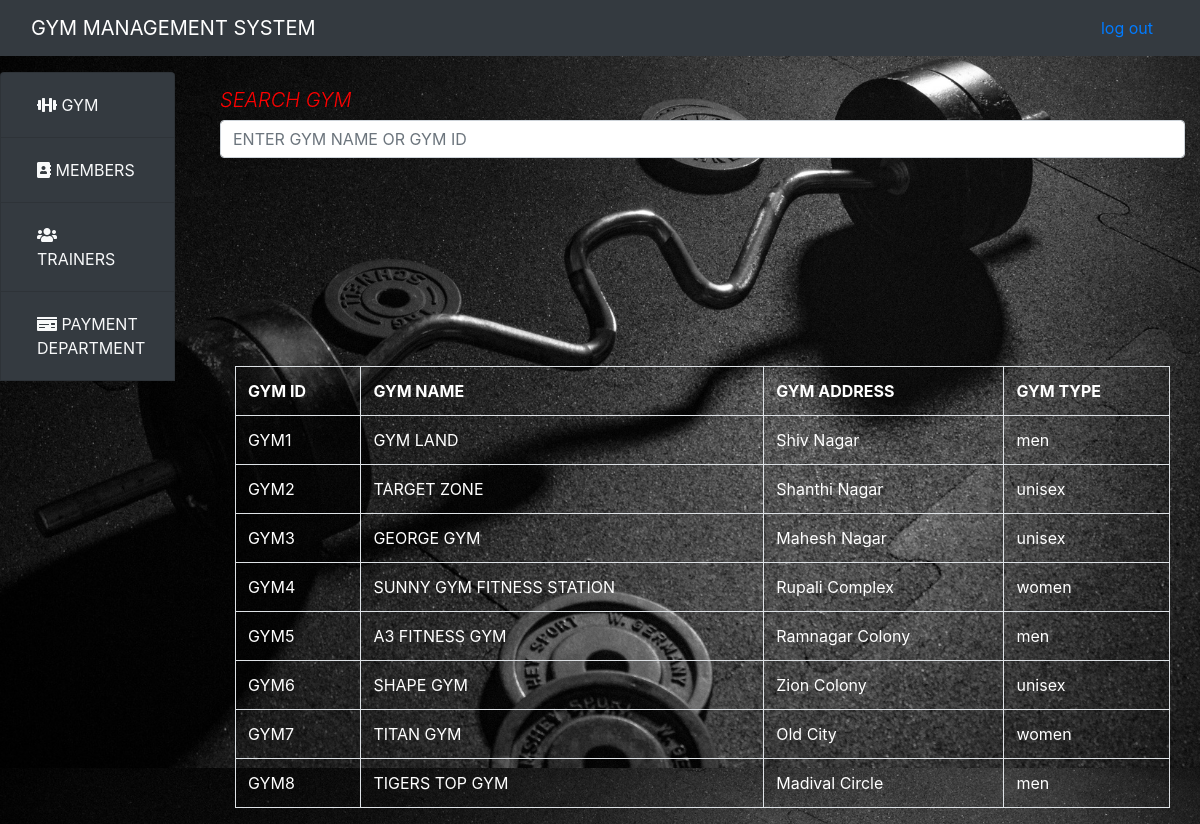
The app's page /home.php?info=manage_gym (signed in), older data.
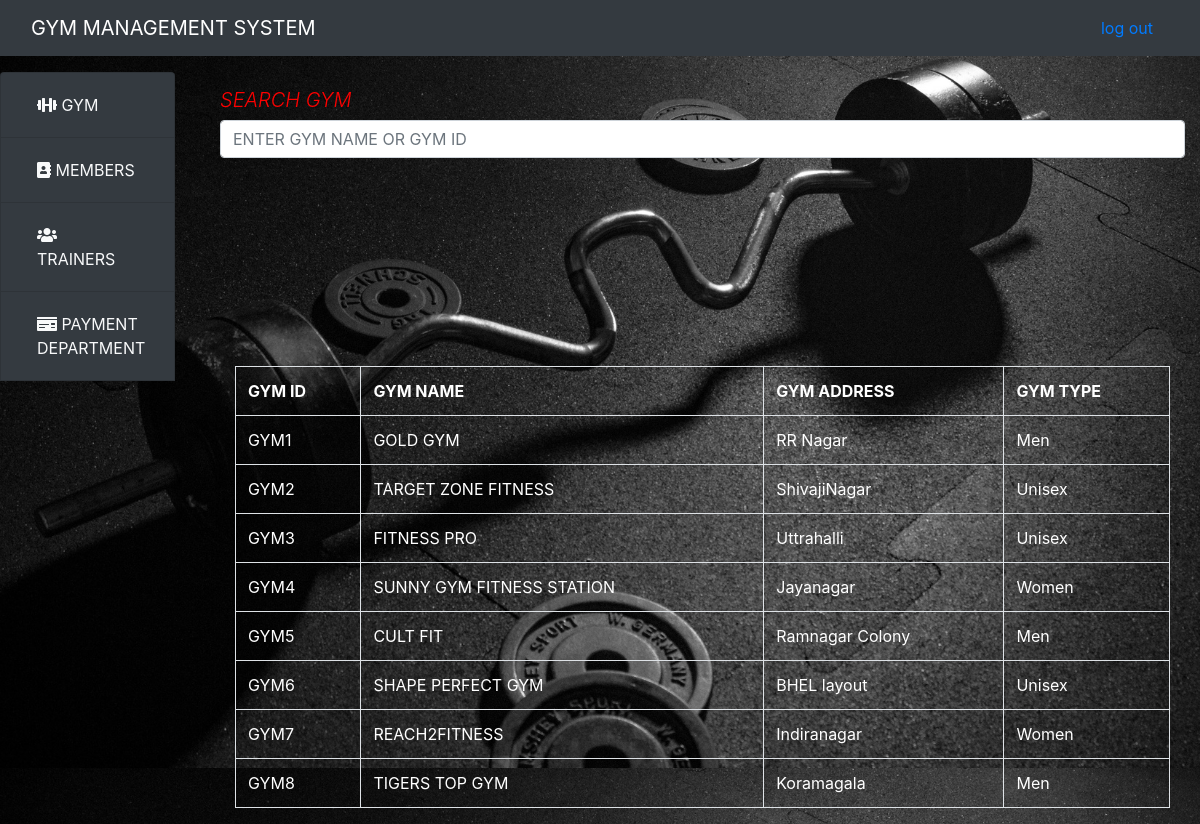
The same page, newer data.
### tables this page shows
CREATE TABLE `gym` (
  `gym_id` varchar(20) NOT NULL,
  `gym_name` varchar(30) NOT NULL,
  `address` varchar(150) NOT NULL,
  `type` varchar(20) NOT NULL
);

### manage_gym.php (the view)
<div class="container">
	<form class="form-group mt-3" method="post" action="home.php?info=gym_search">
		<h3 class="lead">SEARCH GYM</h3>
		<input type="text" name="name" class="form-control" placeholder="ENTER GYM NAME OR GYM ID">
	</form>
	<div class="container">
		<table class="table table-bordered table-hover">
			<tr>
				<th>GYM ID</th>
				<th>GYM NAME</th>
				<th>GYM ADDRESS</th>
				<th>GYM TYPE</th>
			</tr>
			<?php
           require('db.php');
$all="SELECT * FROM gym";
$all_query=mysqli_query($conn,$all);
if (mysqli_num_rows($all_query) > 0) {
    while($row = mysqli_fetch_assoc($all_query)) {
       echo "<tr>";
		echo "<td>".$row['gym_id']."</td>";
		echo "<td>".$row['gym_name']."</td>";
		echo "<td>".$row['address']."</td>";
		echo "<td>".$row['type']."</td>";
		echo "</tr><br>";
    }
} else {
    echo "0 results";
}
?>
		</table>
	</div>
</div>

### home.php (shortened to what this page needs)
<!DOCTYPE html>
<html>
<head>
  <link rel="stylesheet" href="https://maxcdn.bootstrapcdn.com/bootstrap/4.1.3/css/bootstrap.min.css">
  <link rel="stylesheet" href="https://use.fontawesome.com/releases/v5.3.1/css/all.css">
  <link rel="stylesheet" href="style.css">
</head>
<body style="background:url(2.png);">
	<nav class="navbar navbar-expand-md bg-dark navbar-dark">
		<div class="container-fluid">
  <a class="navbar-brand" href="home.php">GYM MANAGEMENT SYSTEM</a>
  <a href="logout.php" class=" nav nav-link">log out</a>
  </div>
</nav>
<div class="row mt-3">
  <div class="col-2">
    <div id="accordion">
    <div class="list-group">
      <div class="list-group-item bg-dark">
        <a class="collapsed nav-link text-light" data-toggle="collapse" href="#collapseTwo">
        <i class="fas fa-dumbbell"></i>  GYM</a>
      </div>
         <div class="list-group-item bg-dark">
        <a class="collapsed nav-link text-light" data-toggle="collapse" href="#collapsefive">
        <i class="fas fa-address-book"></i> MEMBERS</a>
      </div>
         <div class="list-group-item bg-dark">
        <a class="collapsed nav-link text-light" data-toggle="collapse" href="#collapsesix">
        <i class="fas fa-users"></i> TRAINERS</a>
      </div>
    </div>
    <div class="list-group-item bg-dark">
        <a class="collapsed nav-link text-light" data-toggle="collapse" href="#collapseThree">
          <i class="fas fa-money-check"></i>   PAYMENT DEPARTMENT
        </a>
      </div>
</div>
  </div>
  <div class="col-10">
<?php
@$info=$_GET['info'];
if ($info!=="") {
             if ($info=="add_gym") {
             include('add_gym.php');
                }
             else if($info=="add_payment")
             {
             include('add_payment.php');
             }
             elseif ($info=="manage_payment") {
               include ('manage_payment.php');
             }elseif ($info=="add_member") {
               include ('add_member.php');
             }elseif ($info=="manage_member") {
               include ('manage_member.php');
             }elseif ($info=="add_trainer") {
               include ('add_trainer.php');
             }elseif ($info=="manage_trainer") {
               include ('manage_trainer.php');
             }elseif ($info=="manage_gym") {
               include ('manage_gym.php');
             }elseif ($info=="update_payment") {
               include ('update_payment.php');
             }elseif ($info=="delete_payment") {
               include ('delete_payment.php');
             }elseif ($info=="update_gym") {
               include ('update_gym.php');
             }elseif ($info=="delete_gym") {
               include ('delete_gym.php');
             }elseif ($info=="update_member") {
               include ('update_member.php');
             }elseif ($info=="delete_member") {
               include ('delete_member.php');
             }elseif ($info=="update_trainer") {
               include ('update_trainer.php');
             }elseif ($info=="delete_trainer") {
               include ('delete_trainer.php');
             }elseif ($info=="change_password") {
               include ('change_password.php');
             }elseif ($info=="gym_search") {
               include ('gym_search.php');
             }elseif ($info=="member_search") {
               include ('member_search.php');
             }elseif ($info=="payment_search") {
               include ('payment_search.php');
             }elseif ($info=="trainer_search") {
               include ('trainer_search.php');
             }
             }
?>
</div>
</div>
</body>
</html>

### style.css (style rules this page uses)
h3 { color:red; font-weight: bolder; font-style: italic; }
.mt-3 { color:white; }
.list-group { color:red; }

Row changes from the older to the newer data that the page shows:
changed gym "GYM1": gym_name "GYM LAND" → "GOLD GYM"; address "Shiv Nagar" → "RR Nagar"; type "men" → "Men"
changed gym "GYM2": gym_name "TARGET ZONE" → "TARGET ZONE FITNESS"; address "Shanthi Nagar" → "ShivajiNagar"; type "unisex" → "Unisex"
changed gym "GYM3": gym_name "GEORGE GYM" → "FITNESS PRO"; address "Mahesh Nagar" → "Uttrahalli"; type "unisex" → "Unisex"
changed gym "GYM4": address "Rupali Complex" → "Jayanagar"; type "women" → "Women"
changed gym "GYM5": gym_name "A3 FITNESS GYM" → "CULT FIT"; type "men" → "Men"
changed gym "GYM6": gym_name "SHAPE GYM" → "SHAPE PERFECT GYM"; address "Zion Colony" → "BHEL layout"; type "unisex" → "Unisex"
changed gym "GYM7": gym_name "TITAN GYM" → "REACH2FITNESS"; address "Old City" → "Indiranagar"; type "women" → "Women"
changed gym "GYM8": address "Madival Circle" → "Koramagala"; type "men" → "Men"
